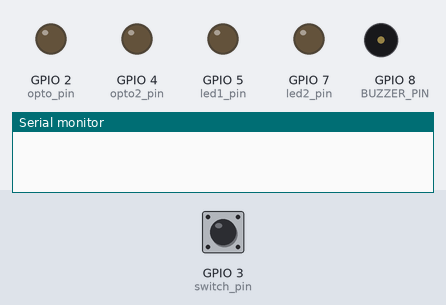
Bench run of a sketch on a simulated ESP32-S3. Shown: output pins drawn as LEDs (lit = HIGH), buzzer (waves = sounding, pin HIGH), the last lines printed to the serial monitor. The test bench sets the inputs (shaded band); at power-on: GPIO 3 (switch_pin) HIGH. WiFi joins after 1.5 s; servers stay silent unless stated.

Above: at 2.7 s.
2.8 s: GPIO 3 (switch_pin) pulled LOW for 0.15 s
At 4.2 s:
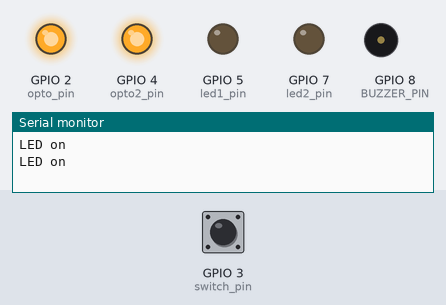
4.5 s: GPIO 3 (switch_pin) pulled LOW for 1 s
At 4.65 s:
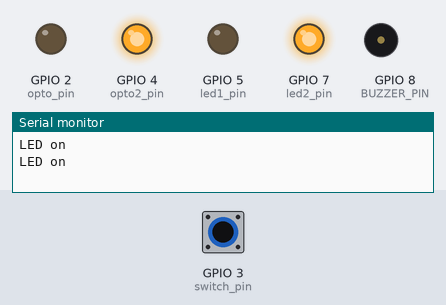
7.0 s: GPIO 3 (switch_pin) pulled LOW for 3.2 s
At 7.15 s:
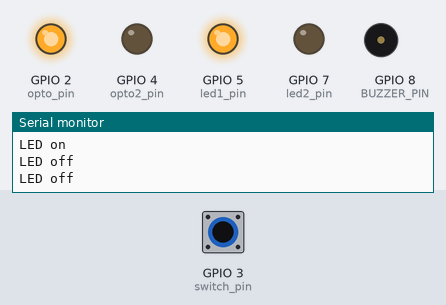
Timing chart, 0 to 10.0 s (numbered marks = the images above; inputs shaded):
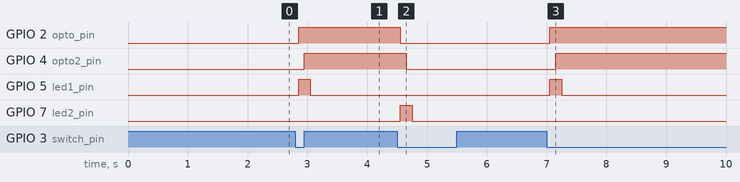

The sketch:

Webduino_AjaxOpto.ino
```cpp
#include "Bounce2.h"
#include "SPI.h"
//#include "SD.h"
#include "Ethernet.h"
#include "WebServer.h"

// 1st opto
const int opto_pin = 2;

// 2nd opto
const int opto2_pin = 4;

// override hardware switch
const int switch_pin = 3;

// green led
const int led1_pin = 5;

// red led
const int led2_pin = 7;

// initializing the debouncer
Bounce debouncer = Bounce();

// CHANGE THIS TO YOUR OWN UNIQUE VALUE
static uint8_t mac[6] = { 0x3A, 0xDB, 0x87, 0x78, 0x37, 0xE5 };

// CHANGE THIS TO MATCH YOUR HOST NETWORK
static uint8_t ip[4] = { 192, 168, 0, 210 }; // area 51!

/* all URLs on this server will start with /buzz because of how we
 * define the PREFIX value.  We also will listen on port 80, the
 * standard HTTP service port */
#define PREFIX ""
WebServer webserver(PREFIX, 80);

/* the piezo speaker on the Danger Shield is on PWM output pin #3 */
#define BUZZER_PIN 8

/* toggle is used to only turn on the speaker every other loop
iteration. */
char toggle = 0;

/* This command is set as the default command for the server.  It
 * handles both GET and POST requests.  For a GET, it returns a simple
 * page with some buttons.  For a POST, it saves the value posted to
 * the buzzDelay variable, affecting the output of the speaker */
void buzzCmd(WebServer &server, WebServer::ConnectionType type, char *, bool) {
  if (type == WebServer::POST) {
    bool repeat;
    char name[16], value[16];
    do {
      /* readPOSTparam returns false when there are no more parameters
       * to read from the input.  We pass in buffers for it to store
       * the name and value strings along with the length of those
       * buffers. */
      repeat = server.readPOSTparam(name, 16, value, 16);

      /* this is a standard string comparison function.  It returns 0
       * when there's an exact match.  We're looking for a parameter
       * named "buzz" here. */
      if (strcmp(name, "light_switch") == 0) {
        /* use the STRing TO Unsigned Long function to turn the string
         * version of the delay number into our integer buzzDelay
         * variable */
        int light_value = strtoul(value, NULL, 10);
        switch (light_value) {
          case 0:
            light(opto_pin, LOW);
            break;
          case 1:
            light(opto_pin, HIGH);
            break;
        }
      }
    } while (repeat);

    // after procesing the POST data, tell the web browser to reload
    // the page using a GET method.
    server.httpSeeOther(PREFIX);
    return;
  }

  /* for a GET or HEAD, send the standard "it's all OK headers" */
  server.httpSuccess();

  /* we don't output the body for a HEAD request */
  if (type == WebServer::GET) {
    /* store the HTML in program memory using the P macro */
    P(message) =
      "<!DOCTYPE html><html><head>"
      "<title>Webduino AJAX Opto Example</title>"
      "<link href='https://code.jquery.com/ui/1.9.2/themes/base/jquery-ui.css' rel=stylesheet />"
      "<link href='http://olance.github.io/jQuery-switchButton/jquery.switchButton.css' rel=stylesheet />"
      //"<meta http-equiv='Content-Script-Type' content='text/javascript'>"
      "<script src='https://code.jquery.com/jquery-1.11.0.min.js'></script>"
      "<script src='https://code.jquery.com/ui/1.10.4/jquery-ui.min.js'></script>"
      "<script src='http://olance.github.io/jQuery-switchButton/jquery.switchButton.js'></script>"
      "<style> .switch-button-label { font-size: 34px; } </style>"
      "<script>"
      "$(document).ready(function(){ $('input[type=checkbox]').switchButton({width: 130, height: 40, button_width: 80}).change(function(){"
      "light_value = $(this).prop('checked') ? 1 : 0;"
      "$.post('/', { light_switch: light_value } );"
      "	}); });"
      "</script>"
      "</head>"
      "<body style='font-size:62.5%;'>"
      "<h1>Test the Lights!</h1>"
      "<input type=checkbox >"
      "</body>"
      "</html>";
    server.printP(message);
  }
}

void blink_led(const int led_pin, const int miliseconds) {
  digitalWrite(led_pin, HIGH);
  delay(miliseconds);
  digitalWrite(led_pin, LOW);
}

void light(const int pin, const int new_state) {
  digitalWrite(pin, new_state);
  if (new_state == HIGH) {
    blink_led(led1_pin, 100);
    Serial.println("LED on");
  } else {
    blink_led(led2_pin, 100);
    Serial.println("LED off");
  }
}

void setup() {
  // set pins to OUTPUT
  pinMode(opto_pin, OUTPUT);
  pinMode(opto2_pin, OUTPUT);
  pinMode(led1_pin, OUTPUT);
  pinMode(led2_pin, OUTPUT);

  // initialize switch
  pinMode(switch_pin, INPUT);
  digitalWrite(switch_pin, HIGH);
  debouncer.attach(switch_pin);
  debouncer.interval(50);

  // set the PWM output for the buzzer to out
  pinMode(BUZZER_PIN, OUTPUT);

  // setup the Ehternet library to talk to the Wiznet board
  Ethernet.begin(mac);

  /* register our default command (activated with the request of
   * http://x.x.x.x/buzz */
  webserver.setDefaultCommand(&buzzCmd);

  /* start the server to wait for connections */
  webserver.begin();
}

void loop() {
  // detecting falling edge
  if (debouncer.update() && debouncer.read() == LOW) {
    if (digitalRead(opto_pin) == HIGH) {
      light(opto_pin, LOW);
      light(opto2_pin, LOW);
    } else {
      light(opto_pin, HIGH);
      light(opto2_pin, HIGH);
    }
  }

  // process incoming connections one at a time forever
  webserver.processConnection();

  /* every other time through the loop, turn on and off the speaker if
   * our delay isn't set to 0. */
  /*if ((++toggle & 1) && (buzzDelay > 0)) {
    digitalWrite(BUZZER_PIN, HIGH);
    delayMicroseconds(buzzDelay);
    digitalWrite(BUZZER_PIN, LOW);
  }*/
}
```

Measured:
- after the input at 2.8 s, GPIO 2 (opto_pin): LOW → HIGH after 0.05 s; GPIO 4 (opto2_pin): LOW → HIGH after 0.15 s; GPIO 5 (led1_pin): LOW → HIGH after 0.05 s, → LOW 0.20 s later
- after the input at 4.5 s, GPIO 2 (opto_pin): HIGH → LOW after 0.05 s; GPIO 4 (opto2_pin): HIGH → LOW after 0.15 s; GPIO 7 (led2_pin): LOW → HIGH after 0.05 s, → LOW 0.20 s later
- after the input at 7.0 s, GPIO 2 (opto_pin): LOW → HIGH after 0.05 s; GPIO 4 (opto2_pin): LOW → HIGH after 0.15 s; GPIO 5 (led1_pin): LOW → HIGH after 0.05 s, → LOW 0.20 s later
